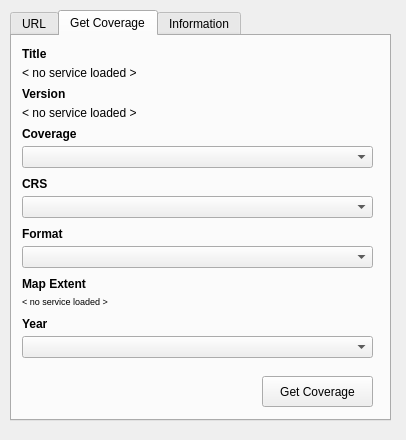
<?xml version="1.0" encoding="UTF-8"?>
<ui version="4.0">
 <class>SimpleWCSDialogBase</class>
 <widget class="QDialog" name="SimpleWCSDialogBase">
  <property name="windowModality">
   <enum>Qt::NonModal</enum>
  </property>
  <property name="geometry">
   <rect>
    <x>0</x>
    <y>0</y>
    <width>406</width>
    <height>440</height>
   </rect>
  </property>
  <property name="windowTitle">
   <string>Simple WCS 2</string>
  </property>
  <property name="windowOpacity">
   <double>0.980000000000000</double>
  </property>
  <property name="modal">
   <bool>false</bool>
  </property>
  <widget class="QTabWidget" name="tabWidget">
   <property name="geometry">
    <rect>
     <x>10</x>
     <y>10</y>
     <width>381</width>
     <height>411</height>
    </rect>
   </property>
   <property name="currentIndex">
    <number>1</number>
   </property>
   <widget class="QWidget" name="tabUrl">
    <attribute name="title">
     <string>URL</string>
    </attribute>
    <widget class="QLabel" name="lblUrl">
     <property name="geometry">
      <rect>
       <x>10</x>
       <y>10</y>
       <width>351</width>
       <height>16</height>
      </rect>
     </property>
     <property name="font">
      <font>
       <pointsize>8</pointsize>
       <weight>75</weight>
       <bold>true</bold>
      </font>
     </property>
     <property name="text">
      <string>Enter WCS 2.X URL:</string>
     </property>
     <property name="scaledContents">
      <bool>false</bool>
     </property>
    </widget>
    <widget class="QLineEdit" name="leUrl">
     <property name="geometry">
      <rect>
       <x>10</x>
       <y>30</y>
       <width>351</width>
       <height>20</height>
      </rect>
     </property>
     <property name="inputMask">
      <string/>
     </property>
     <property name="text">
      <string/>
     </property>
     <property name="placeholderText">
      <string>e.g. https://example.org/wcs?</string>
     </property>
    </widget>
    <widget class="QPushButton" name="btnGetCapabilities">
     <property name="geometry">
      <rect>
       <x>250</x>
       <y>250</y>
       <width>111</width>
       <height>31</height>
      </rect>
     </property>
     <property name="text">
      <string>Get Capabilities</string>
     </property>
    </widget>
    <widget class="QLabel" name="lblVersionDesc">
     <property name="geometry">
      <rect>
       <x>10</x>
       <y>60</y>
       <width>351</width>
       <height>16</height>
      </rect>
     </property>
     <property name="font">
      <font>
       <weight>75</weight>
       <bold>true</bold>
      </font>
     </property>
     <property name="text">
      <string>Choose Version</string>
     </property>
    </widget>
    <widget class="QComboBox" name="cbVersion">
     <property name="geometry">
      <rect>
       <x>10</x>
       <y>80</y>
       <width>351</width>
       <height>22</height>
      </rect>
     </property>
    </widget>
    <widget class="QLabel" name="lblVersionDesc_3">
     <property name="geometry">
      <rect>
       <x>10</x>
       <y>310</y>
       <width>351</width>
       <height>16</height>
      </rect>
     </property>
     <property name="font">
      <font>
       <pointsize>7</pointsize>
       <weight>50</weight>
       <bold>false</bold>
      </font>
     </property>
     <property name="text">
      <string>Tip: Requests and error messages can be found in qgis log</string>
     </property>
    </widget>
    <widget class="QLabel" name="lblVersionDesc_4">
     <property name="geometry">
      <rect>
       <x>10</x>
       <y>110</y>
       <width>351</width>
       <height>16</height>
      </rect>
     </property>
     <property name="font">
      <font>
       <weight>75</weight>
       <bold>true</bold>
      </font>
     </property>
     <property name="text">
      <string>Set API Key</string>
     </property>
    </widget>
    <widget class="QLineEdit" name="leUrl_2">
     <property name="geometry">
      <rect>
       <x>10</x>
       <y>130</y>
       <width>351</width>
       <height>20</height>
      </rect>
     </property>
     <property name="inputMask">
      <string/>
     </property>
     <property name="text">
      <string/>
     </property>
     <property name="placeholderText">
      <string/>
     </property>
    </widget>
   </widget>
   <widget class="QWidget" name="tabGetCoverage">
    <attribute name="title">
     <string>Get Coverage</string>
    </attribute>
    <widget class="QComboBox" name="cbCoverage">
     <property name="geometry">
      <rect>
       <x>10</x>
       <y>110</y>
       <width>351</width>
       <height>22</height>
      </rect>
     </property>
    </widget>
    <widget class="QLabel" name="lblCoverageDesc">
     <property name="geometry">
      <rect>
       <x>10</x>
       <y>90</y>
       <width>351</width>
       <height>16</height>
      </rect>
     </property>
     <property name="font">
      <font>
       <weight>75</weight>
       <bold>true</bold>
      </font>
     </property>
     <property name="text">
      <string>Coverage</string>
     </property>
    </widget>
    <widget class="QLabel" name="lblTitle">
     <property name="geometry">
      <rect>
       <x>10</x>
       <y>30</y>
       <width>351</width>
       <height>31</height>
      </rect>
     </property>
     <property name="font">
      <font>
       <weight>50</weight>
       <bold>false</bold>
      </font>
     </property>
     <property name="frameShadow">
      <enum>QFrame::Plain</enum>
     </property>
     <property name="text">
      <string>&lt; no service loaded &gt;</string>
     </property>
     <property name="alignment">
      <set>Qt::AlignLeading|Qt::AlignLeft|Qt::AlignTop</set>
     </property>
     <property name="wordWrap">
      <bool>true</bool>
     </property>
    </widget>
    <widget class="QLabel" name="lblCRSDesc">
     <property name="geometry">
      <rect>
       <x>10</x>
       <y>140</y>
       <width>351</width>
       <height>16</height>
      </rect>
     </property>
     <property name="font">
      <font>
       <weight>75</weight>
       <bold>true</bold>
      </font>
     </property>
     <property name="text">
      <string>CRS</string>
     </property>
    </widget>
    <widget class="QComboBox" name="cbCRS">
     <property name="geometry">
      <rect>
       <x>10</x>
       <y>160</y>
       <width>351</width>
       <height>22</height>
      </rect>
     </property>
    </widget>
    <widget class="QLabel" name="lblFormatDesc">
     <property name="geometry">
      <rect>
       <x>10</x>
       <y>190</y>
       <width>351</width>
       <height>16</height>
      </rect>
     </property>
     <property name="font">
      <font>
       <weight>75</weight>
       <bold>true</bold>
      </font>
     </property>
     <property name="text">
      <string>Format</string>
     </property>
    </widget>
    <widget class="QComboBox" name="cbFormat">
     <property name="geometry">
      <rect>
       <x>10</x>
       <y>210</y>
       <width>351</width>
       <height>22</height>
      </rect>
     </property>
    </widget>
    <widget class="QPushButton" name="btnGetCoverage">
     <property name="geometry">
      <rect>
       <x>250</x>
       <y>340</y>
       <width>111</width>
       <height>31</height>
      </rect>
     </property>
     <property name="text">
      <string>Get Coverage</string>
     </property>
    </widget>
    <widget class="QLabel" name="lblExtentDesc">
     <property name="geometry">
      <rect>
       <x>10</x>
       <y>240</y>
       <width>351</width>
       <height>16</height>
      </rect>
     </property>
     <property name="font">
      <font>
       <weight>75</weight>
       <bold>true</bold>
      </font>
     </property>
     <property name="text">
      <string>Map Extent</string>
     </property>
    </widget>
    <widget class="QLabel" name="lblExtent">
     <property name="geometry">
      <rect>
       <x>10</x>
       <y>260</y>
       <width>351</width>
       <height>21</height>
      </rect>
     </property>
     <property name="font">
      <font>
       <pointsize>7</pointsize>
      </font>
     </property>
     <property name="text">
      <string>&lt; no service loaded &gt;</string>
     </property>
     <property name="alignment">
      <set>Qt::AlignLeading|Qt::AlignLeft|Qt::AlignTop</set>
     </property>
     <property name="wordWrap">
      <bool>true</bool>
     </property>
    </widget>
    <widget class="QLabel" name="lblTitleDesc">
     <property name="geometry">
      <rect>
       <x>10</x>
       <y>10</y>
       <width>351</width>
       <height>16</height>
      </rect>
     </property>
     <property name="font">
      <font>
       <weight>75</weight>
       <bold>true</bold>
      </font>
     </property>
     <property name="text">
      <string>Title</string>
     </property>
    </widget>
    <widget class="QLabel" name="lblVersionDesc_2">
     <property name="geometry">
      <rect>
       <x>10</x>
       <y>50</y>
       <width>351</width>
       <height>16</height>
      </rect>
     </property>
     <property name="font">
      <font>
       <weight>75</weight>
       <bold>true</bold>
      </font>
     </property>
     <property name="text">
      <string>Version</string>
     </property>
    </widget>
    <widget class="QLabel" name="lblVersion">
     <property name="geometry">
      <rect>
       <x>10</x>
       <y>70</y>
       <width>351</width>
       <height>31</height>
      </rect>
     </property>
     <property name="font">
      <font>
       <weight>50</weight>
       <bold>false</bold>
      </font>
     </property>
     <property name="frameShadow">
      <enum>QFrame::Plain</enum>
     </property>
     <property name="text">
      <string>&lt; no service loaded &gt;</string>
     </property>
     <property name="alignment">
      <set>Qt::AlignLeading|Qt::AlignLeft|Qt::AlignTop</set>
     </property>
     <property name="wordWrap">
      <bool>true</bool>
     </property>
    </widget>
    <widget class="QLabel" name="lblFormatDesc_2">
     <property name="geometry">
      <rect>
       <x>10</x>
       <y>280</y>
       <width>351</width>
       <height>16</height>
      </rect>
     </property>
     <property name="font">
      <font>
       <weight>75</weight>
       <bold>true</bold>
      </font>
     </property>
     <property name="text">
      <string>Year</string>
     </property>
    </widget>
    <widget class="QComboBox" name="cbYear">
     <property name="geometry">
      <rect>
       <x>10</x>
       <y>300</y>
       <width>351</width>
       <height>22</height>
      </rect>
     </property>
    </widget>
   </widget>
   <widget class="QWidget" name="tab">
    <attribute name="title">
     <string>Information</string>
    </attribute>
    <widget class="QLabel" name="lblFeesDesc">
     <property name="geometry">
      <rect>
       <x>10</x>
       <y>110</y>
       <width>351</width>
       <height>16</height>
      </rect>
     </property>
     <property name="font">
      <font>
       <weight>75</weight>
       <bold>true</bold>
      </font>
     </property>
     <property name="text">
      <string>Fees</string>
     </property>
    </widget>
    <widget class="QLabel" name="lblFees">
     <property name="geometry">
      <rect>
       <x>10</x>
       <y>130</y>
       <width>351</width>
       <height>81</height>
      </rect>
     </property>
     <property name="font">
      <font>
       <weight>50</weight>
       <bold>false</bold>
      </font>
     </property>
     <property name="text">
      <string>&lt; no service loaded &gt;</string>
     </property>
     <property name="alignment">
      <set>Qt::AlignLeading|Qt::AlignLeft|Qt::AlignTop</set>
     </property>
     <property name="wordWrap">
      <bool>true</bool>
     </property>
    </widget>
    <widget class="QLabel" name="lblConstraints">
     <property name="geometry">
      <rect>
       <x>10</x>
       <y>240</y>
       <width>351</width>
       <height>81</height>
      </rect>
     </property>
     <property name="font">
      <font>
       <weight>50</weight>
       <bold>false</bold>
      </font>
     </property>
     <property name="text">
      <string>&lt; no service loaded &gt;</string>
     </property>
     <property name="alignment">
      <set>Qt::AlignLeading|Qt::AlignLeft|Qt::AlignTop</set>
     </property>
     <property name="wordWrap">
      <bool>true</bool>
     </property>
    </widget>
    <widget class="QLabel" name="lblConstraintsDesc">
     <property name="geometry">
      <rect>
       <x>10</x>
       <y>220</y>
       <width>351</width>
       <height>16</height>
      </rect>
     </property>
     <property name="font">
      <font>
       <weight>75</weight>
       <bold>true</bold>
      </font>
     </property>
     <property name="text">
      <string>Access Constraints</string>
     </property>
    </widget>
    <widget class="QLabel" name="lblProvider">
     <property name="geometry">
      <rect>
       <x>10</x>
       <y>30</y>
       <width>351</width>
       <height>81</height>
      </rect>
     </property>
     <property name="font">
      <font>
       <weight>50</weight>
       <bold>false</bold>
      </font>
     </property>
     <property name="text">
      <string>&lt; no service loaded &gt;</string>
     </property>
     <property name="alignment">
      <set>Qt::AlignLeading|Qt::AlignLeft|Qt::AlignTop</set>
     </property>
     <property name="wordWrap">
      <bool>true</bool>
     </property>
    </widget>
    <widget class="QLabel" name="lblProviderDesc">
     <property name="geometry">
      <rect>
       <x>10</x>
       <y>10</y>
       <width>351</width>
       <height>16</height>
      </rect>
     </property>
     <property name="font">
      <font>
       <weight>75</weight>
       <bold>true</bold>
      </font>
     </property>
     <property name="text">
      <string>Provider</string>
     </property>
    </widget>
   </widget>
  </widget>
 </widget>
 <resources/>
 <connections/>
</ui>
